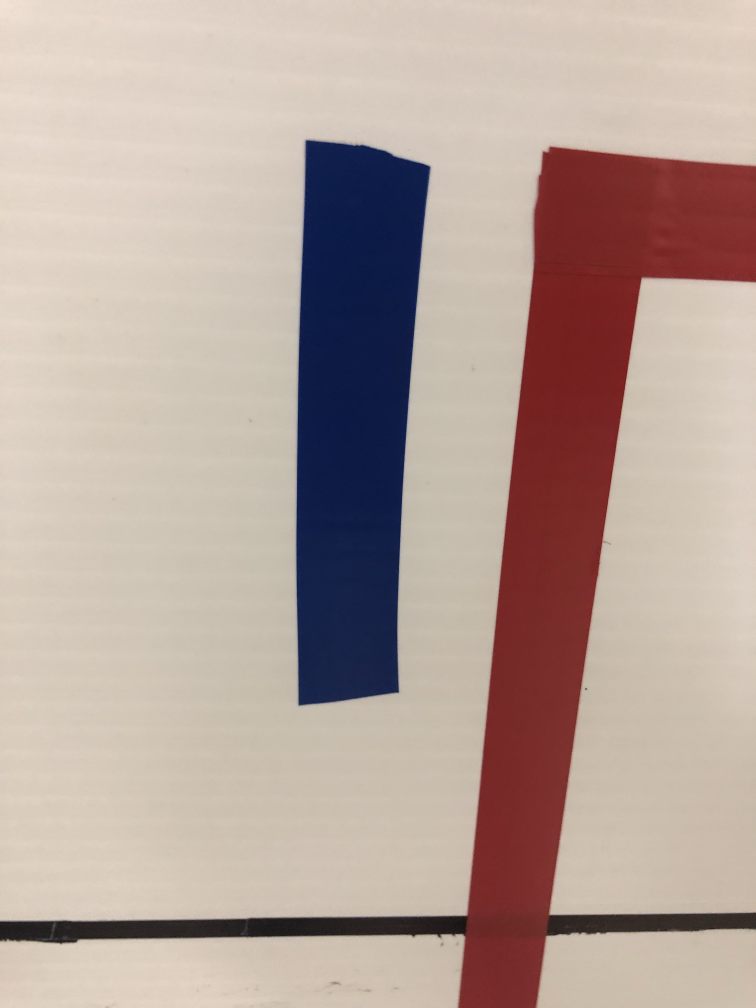
#> input picture challenges/blue.jpg, 3024 x 4032 px (shown at 1/4 size)
$ python -i lineFollower.py   (imports and definitions only)
#> lines starting #> are read from the running program, lines starting #| are printed output that depends on the picture; after the words box and inside, x2 and y2 are one past the last pixel; in counts of white or black regions, pixels touching at a corner belong together
#> further down, picture is the input picture: shape (4032, 3024, 3); mean B, G, R 154.4, 162.5, 181
import cv2
import numpy as np
import math

def preprocess(orig_frame):
    # Blurs image using a gaussian filter kernal, (n,m) are width and height, must be + and odd #'s, 0 is border type
    frame = cv2.GaussianBlur(orig_frame, (5, 5), 0)

    # Converts from bgr colorspace to hsv colorspace
    hsv = cv2.cvtColor(frame, cv2.COLOR_BGR2HSV)
#> hsv: shape (4032, 3024, 3); mean H, S, V 22.5, 62.9, 185.4

    # Define hsv bounds for red
    low_red1    = np.array([0,80,0])
    up_red1     = np.array([40,255,255])
    low_red2    = np.array([130,80,0])
    up_red2     = np.array([180,255,255])

    # Define hsv bounds for blue
    low_blue    = np.array([110,50,50])
    up_blue     = np.array([130,255,255])

    # Threshold the hsv image to get only red colors
    mask_red_low = cv2.inRange(hsv, low_red1, up_red1)
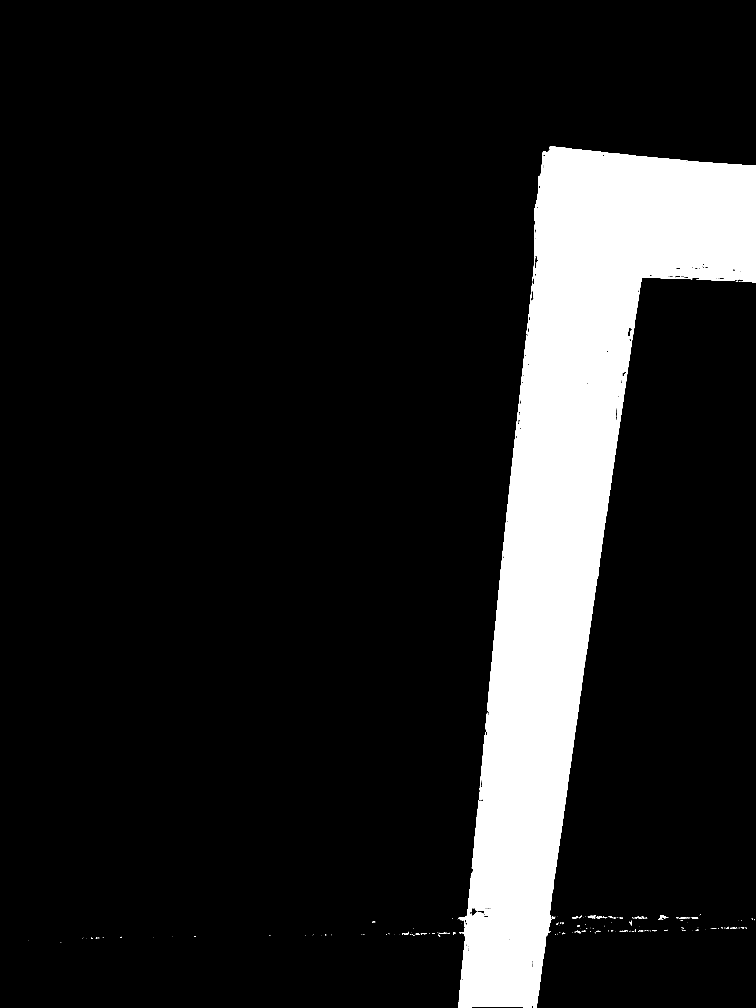
#> mask_red_low: shape (4032, 3024) (shown at 1/4 size); 12.5% white; 228 white regions (183 under 20 px), largest, box (x1, y1, x2, y2) and area: (1833, 586, 3024, 4032) 1516041, (2641, 3661, 2666, 3680) 194, (2351, 3662, 2383, 3674) 170
    mask_red_high = cv2.inRange(hsv, low_red2, up_red2)
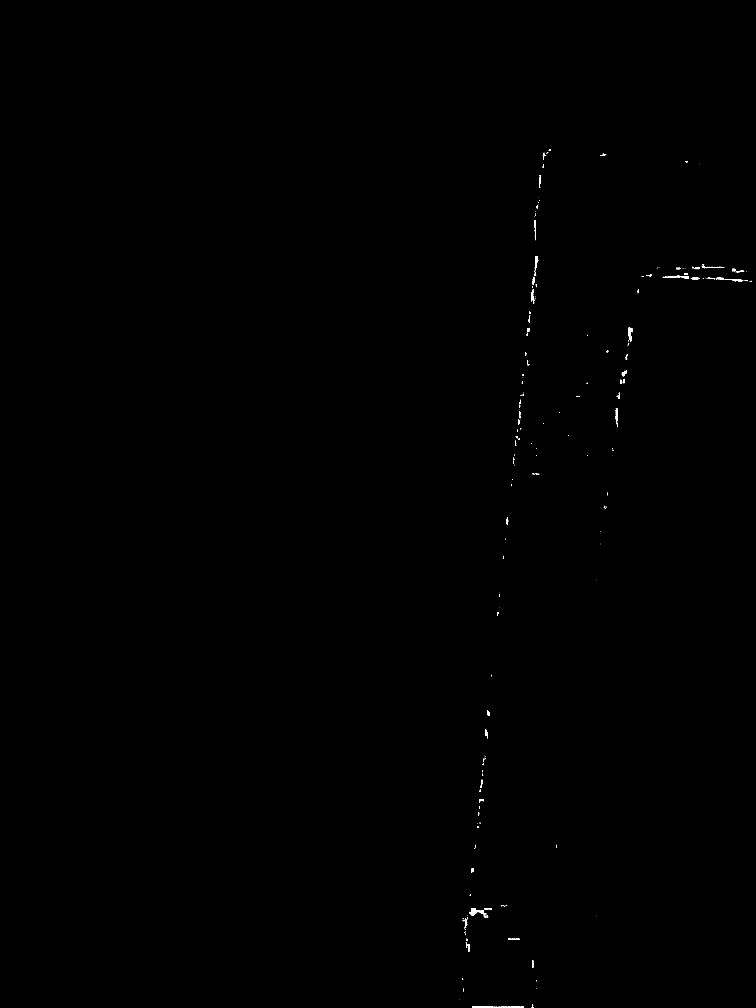
#> mask_red_high: shape (4032, 3024) (shown at 1/4 size); 0.09% white; 261 white regions (166 under 20 px), largest, box (x1, y1, x2, y2) and area: (1888, 4026, 2096, 4032) 1099, (1878, 3632, 1953, 3669) 940, (2653, 1102, 2757, 1114) 540

    # Threshold the hsv image to get only blue colors
    mask_blue = cv2.inRange(hsv, low_blue, up_blue)
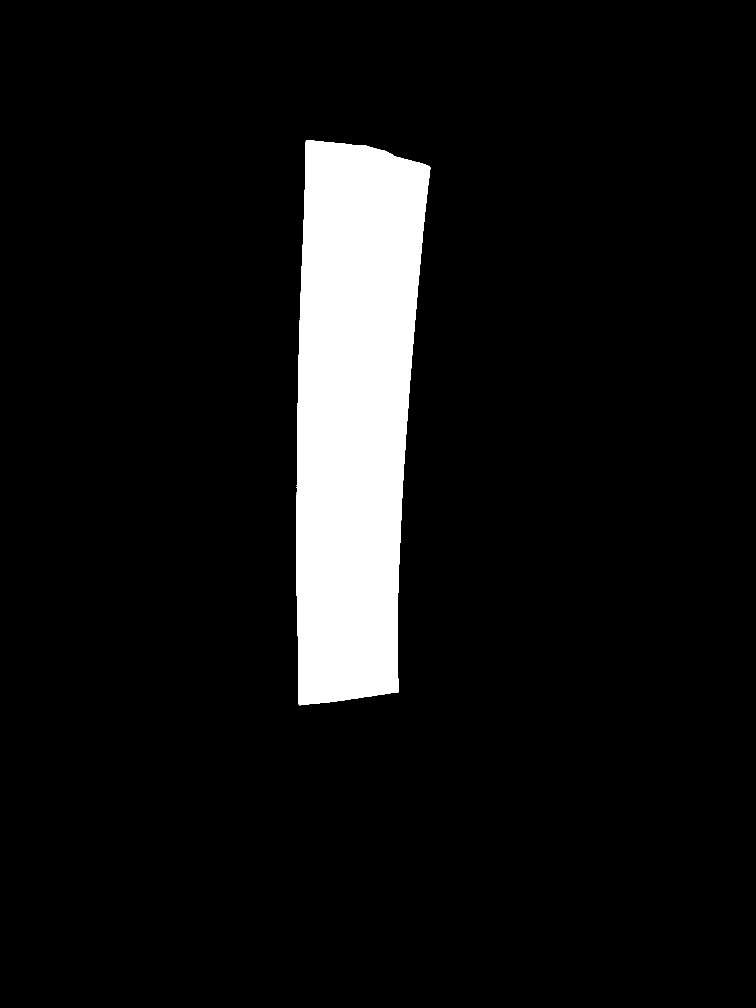
#> mask_blue: shape (4032, 3024) (shown at 1/4 size); 7.9% white; 1 white region, box (x1, y1, x2, y2) and area: (1186, 562, 1721, 2821) 967576

    mask_red_ne = cv2.bitwise_or(mask_red_low, mask_red_high)

    # kernel = np.ones((10,10),np.uint8)
    kernel = np.ones((70,70),np.uint8)
    mask = cv2.erode(mask_red_ne,kernel,iterations = 1)
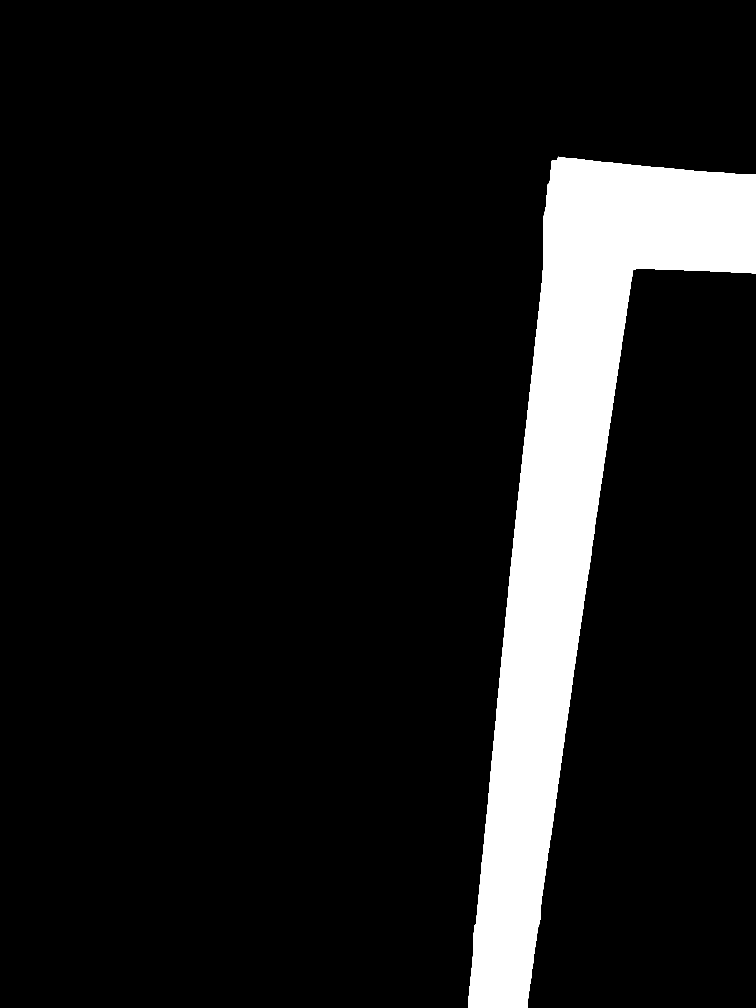
#> mask: shape (4032, 3024) (shown at 1/4 size); 10.1% white; 1 white region, box (x1, y1, x2, y2) and area: (1872, 627, 3024, 4032) 1232090

    kernel_blue = np.ones((10,10),np.uint8)

    mask_blue = cv2.erode(mask_blue,kernel_blue,iterations = 1)
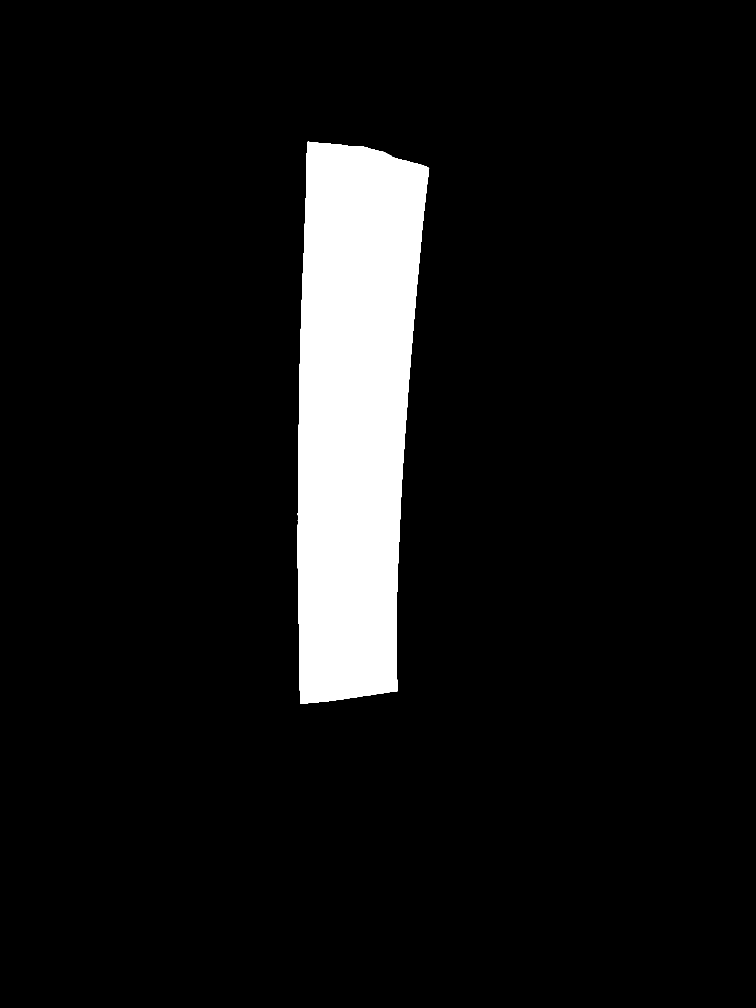
#> mask_blue: shape (4032, 3024) (shown at 1/4 size); 7.7% white; 1 white region, box (x1, y1, x2, y2) and area: (1191, 567, 1717, 2816) 942293

    # Apply Canny edge detection algorithm to get a binary output of edges
    edges = cv2.Canny(mask, 75, 150)
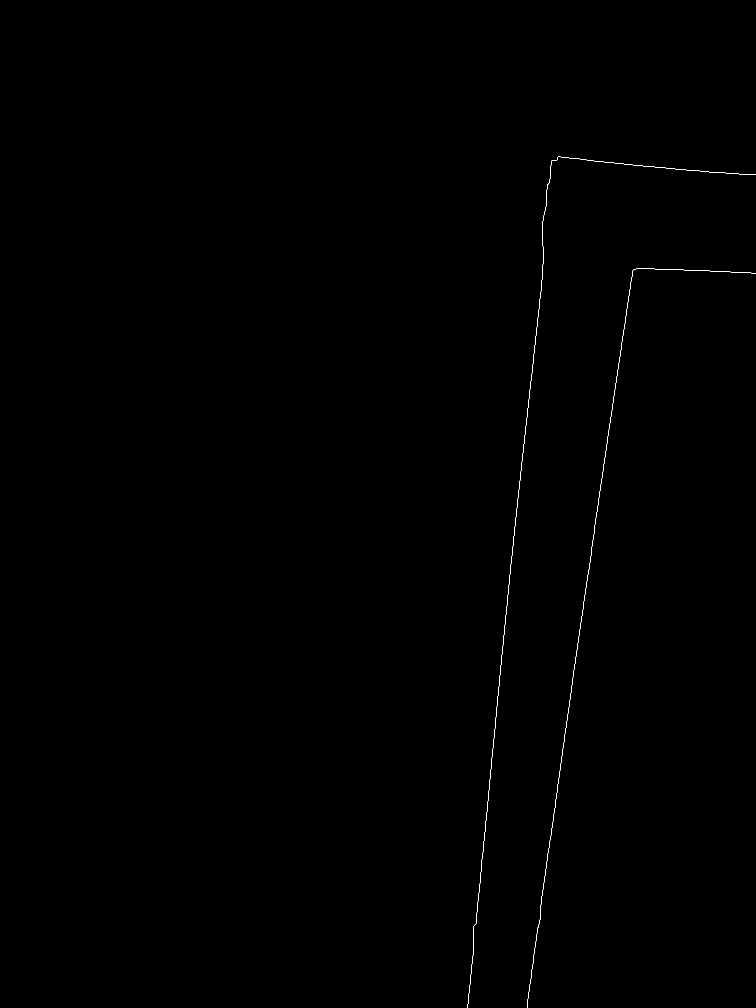
#> edges: shape (4032, 3024) (shown at 1/4 size); 0.06% white in thin lines or dots, all inside (x1, y1, x2, y2) = (1871, 627, 3024, 4032)
    return edges, mask, mask_red_ne, mask_blue

# [198 lines left out: functions findLines, findLinesLSD, findMoments, drawMap, not called in this run]

def runLineFollower():
   '''Add function run code'''

# [47 lines not run here, left out]

>>> import cv2
>>> picture = cv2.imread('blue.jpg')
>>> result = preprocess(picture)
